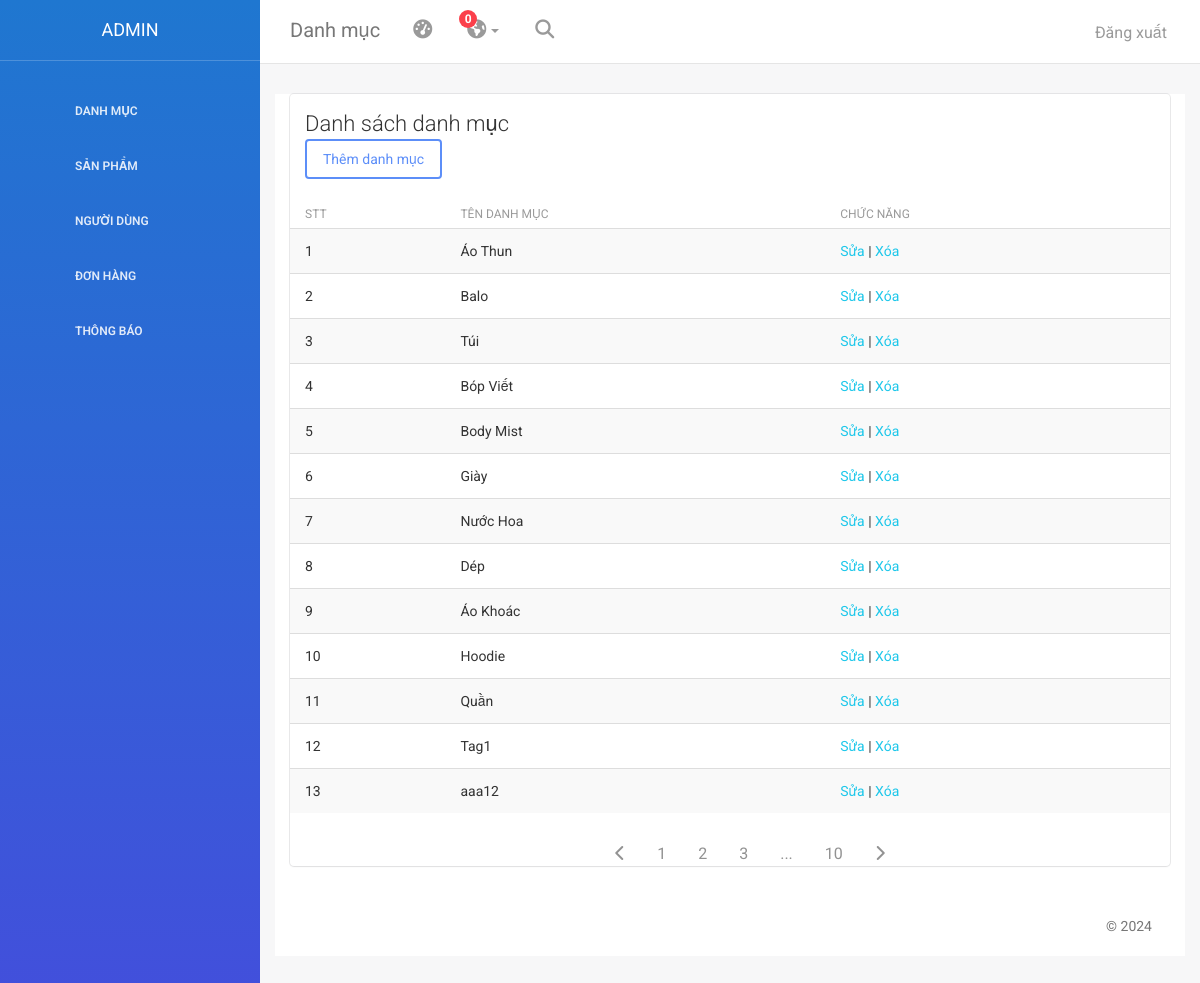
The page /admin/index.php?page=category on the database its author committed.
### tables this page shows
CREATE TABLE `category` (
  `id_category` int(3) NOT NULL,
  `type` varchar(256) NOT NULL
);

### admin/app/controller/addCateController.php (called while the page is built, shortened)
<?php
class AddCateController
{
    private $category;
    function __construct()
    {
        $this->category = new CategoryModel();
    }
    function renderView($view, $data = null)
    {
        $view = './app/view/' . $view . '.php';
        require_once $view;
    }
    function viewCate()
    {
        $this->data = $this->category->getCate();
        $this->renderView('category', $this->data);
    }
}

### app/model/Database.php (called while the page is built, shortened)
<?php
class Database
{
    private $servername = "localhost";
    private $username = "root";
    private $password = "";
    private $dbname = "degrey_asm";
    private $conn;
    function __construct()
    {
        try {
            $this->conn = new PDO("mysql:host=$this->servername;dbname=$this->dbname; charset=utf8", $this->username, $this->password);
            $this->conn->setAttribute(PDO::ATTR_ERRMODE, PDO::ERRMODE_EXCEPTION);
        } catch (PDOException $e) {
            echo "Connection failed: " . $e->getMessage();
        };
    }
    function query($sql, $param = [])
    {
        $this->stmt = $this->conn->prepare($sql);
        $this->stmt->execute($param);
        return $this->stmt;
    }
    public function getAll($sql)
    {
        $statement = $this->query($sql);
        return $statement->fetchAll(PDO::FETCH_ASSOC);
    }
}

### app/model/CategoryModel.php (called while the page is built, shortened)
<?php
class CategoryModel
{
    private $db;
    function __construct()
    {
        $this->db = new Database();
    }
    function getCate()
    {
        $sql = "SELECT * FROM category";
        return $this->db->getAll($sql);
    }
}

### admin/app/view/category.php (the view)
<div class="content">
    <div class="container-fluid">
        <div class="row">
            <div class="col-md-12">
                <div class="card">
                    <div class="header">
                        <h4 class="title">Danh sách danh mục</h4>
                        <div>
                            <a href="index.php?page=addcate"><button type="button" class="btn btn-primary">
                                    Thêm danh mục
                                </button></a>
                        </div>
                    </div>
                    <div class="content table-responsive table-full-width">
                        <table class="table table-hover table-striped">
                            <thead>
                                <th>STT</th>
                                <th>Tên danh mục</th>
                                <th>Chức năng</th>
                            </thead>
                            <tbody>
                                <?php
                                $stt = 1;
                                foreach ($data as $item) {
                                    extract($item);
                                ?>
                                    <tr>
                                        <td><?= $stt++; ?></td>
                                        <td><?= $type ?></td>
                                        <td><a href="index.php?page=editcate&id=<?= $id_category ?>">Sửa</a> | <a href="index.php?page=delcate&id=<?= $id_category ?>">Xóa</a></td>
                                    </tr>
                                <?php
                                }
                                ?>
                            </tbody>
                        </table>
                    </div>
                    <ul class="pagination-list">
                        <li class="pagination-item">
                            <a href="" class="pagination-link">
                                <i class="fa-solid fa-chevron-left"></i>
                            </a>
                        </li>
                        <li class="pagination-item">
                            <a href="" class="pagination-link">1</a>
                        </li>
                        <li class="pagination-item">
                            <a href="" class="pagination-link">2</a>
                        </li>
                        <li class="pagination-item">
                            <a href="" class="pagination-link">3</a>
                        </li>
                        <li class="pagination-item">
                            <a href="" class="pagination-link">...</a>
                        </li>
                        <li class="pagination-item">
                            <a href="" class="pagination-link">10</a>
                        </li>
                        <li class="pagination-item">
                            <a href="" class="pagination-link">
                                <i class="fa-solid fa-chevron-right"></i>
                            </a>
                        </li>
                    </ul>
                </div>
            </div>

### admin/public/stylesheets/demo.css (style rules this page uses)
.pagination-list { list-style: none; display:flex; justify-content: center; }
.pagination-link { text-decoration: none; font-size: 1.6rem; color:#929292; min-width: 40px; height: 30px; padding: 10px 16px; }

### rows shown on the page
category: type "Áo Thun"
category: type "Balo"
category: type "Túi"
category: type "Bóp Viết"
category: type "Body Mist"
category: type "Giày"
category: type "Nước Hoa"
category: type "Dép"
category: type "Áo Khoác"
category: type "Hoodie"
category: type "Quần"
category: type "Tag1"
category: type "aaa12"
